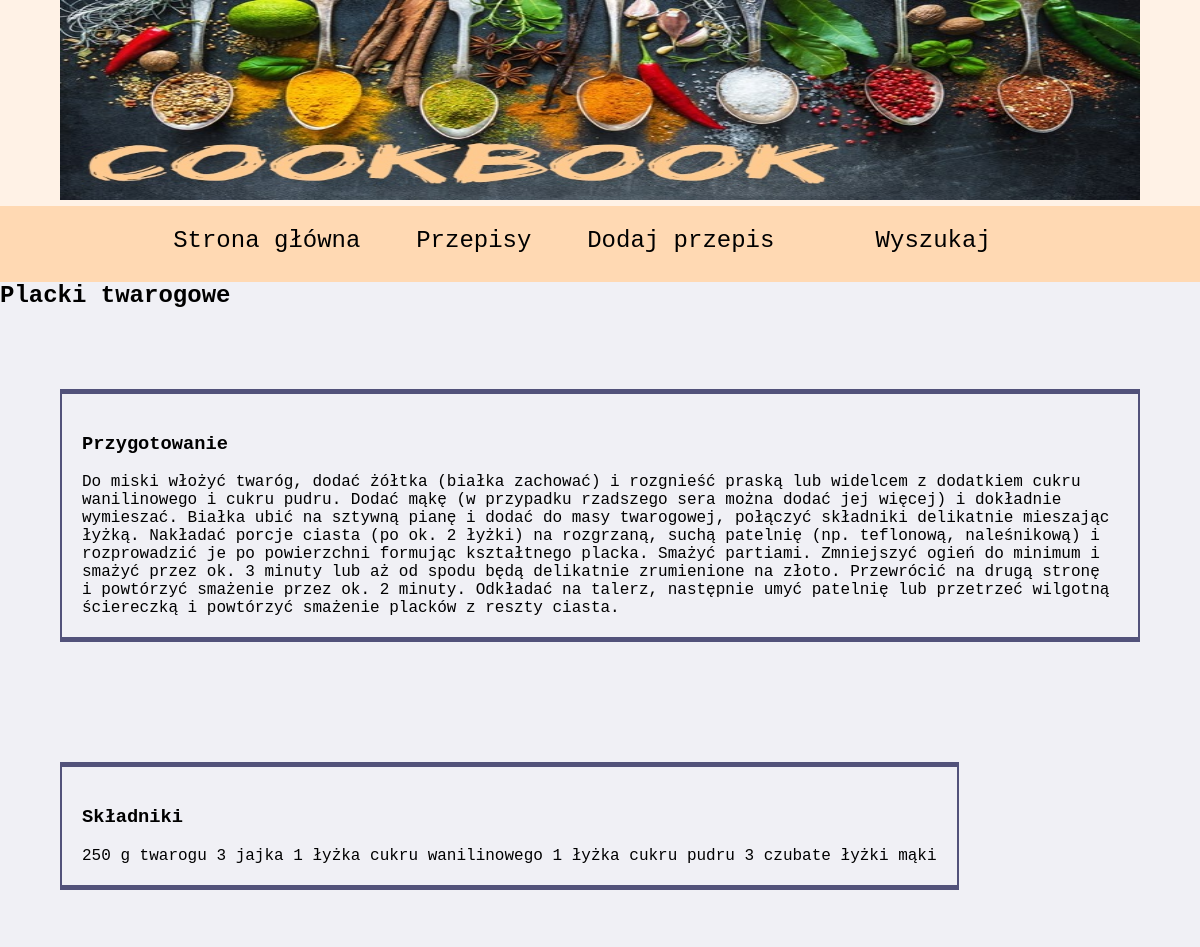
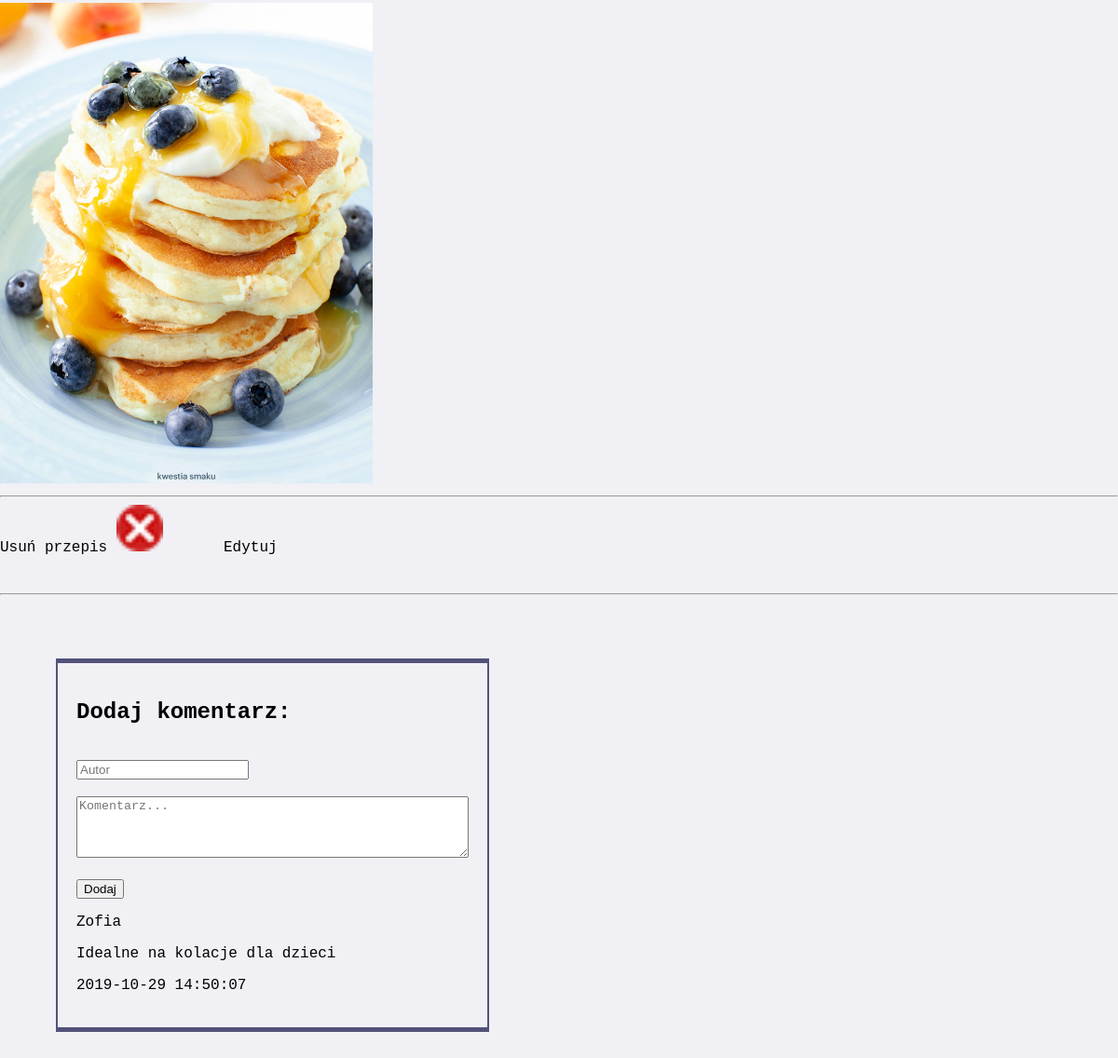
The app's page /post.php?id=14 with its own data (2 pictures, top to bottom).
### tables this page shows
CREATE TABLE `przepis` (
  `id` int(11) UNSIGNED NOT NULL,
  `kategoria` text NOT NULL,
  `nazwa_przepisu` text NOT NULL,
  `przygotowanie` text NOT NULL,
  `skladniki` varchar(1500) NOT NULL,
  `photo` varchar(40) NOT NULL
);

CREATE TABLE `comment` (
  `id` int(10) UNSIGNED NOT NULL,
  `idPrzepisu` int(10) UNSIGNED NOT NULL,
  `nick` varchar(20) NOT NULL,
  `tresc` varchar(1500) NOT NULL,
  `data` timestamp NOT NULL DEFAULT current_timestamp() ON UPDATE current_timestamp()
);

### post.php (the view, shortened to what this page needs)
<!DOCTYPE html>
<html>
<head>
<link rel="stylesheet" href="subpagestyle2.css">
<link rel="stylesheet" href="mainstyle.css">
</head>
<body>
<header>
  <img src="front2.jpg" alt="front" style="height:200px;width:90%;"/>
</header>
<section>
  <nav>
     <a href="index.php">Strona główna</a>
     <div class="dropdown">
  <button class="dropbtn">Przepisy</button>
</div>
      <a href="addRecipe.php">Dodaj przepis</a>
    <a href="wynik.php">Wyszukaj</a>
  </nav>
    <br><br>
<?php
require_once 'connection.php';
@ $id = $_GET["id"];
$conn = new mysqli($servername, $username, $password, $dbname);
$conn->set_charset("utf8");
$sql = "SELECT  * FROM przepis WHERE id=$id";
$result = $conn->query($sql);
if ($result->num_rows > 0) {
    while($row = $result->fetch_assoc()) {
        echo "<h2>". $row['nazwa_przepisu'] ."</h2>";
        echo"<div class='prep'>"."<h3>Przygotowanie</h3>". $row['przygotowanie'] ."</div>";
        echo "<div class='ingridients'>"."<h3>Składniki</h3>". $row['skladniki'] ."</div>";
        if(!empty($row['photo'])){
        echo "<img src='obrazy/".$row['photo']."' width='400'/>";
        echo "<hr>";
        echo "<a href='delete.php?id=".$row["id"]."'>Usuń przepis <img src='delete.png' style='height:50px'/></a>";
        echo "<a href='edit.php?id=".$row["id"]."'>Edytuj</a>";
       echo "<hr>";
        }
    }
 }
        ?>
</section>
    <footer>
<h2>Dodaj komentarz:</h2>
<br/>
<form action="insertComment.php?id=<?php echo $id ?>" method="post">
<input type="text" name="commentFormAuthor" placeholder="Autor" required><br>
<br/>
<textarea rows="4" cols="50" name="commentFormText" placeholder="Komentarz..." required></textarea>
<br><br/>
<button type="submit">Dodaj</button>
</form>
<?php
$sql= "SELECT * FROM comment WHERE idPrzepisu = $id";
$result = $conn->query($sql);
if ($result->num_rows > 0) {
    while($row = $result->fetch_assoc()) {
        echo "<p>". $row["nick"] ."</p>";
        echo "<p>". $row["tresc"] ."</p>";
        echo "<p>". $row["data"] ."</p>";
    }
} else {
    echo "Brak komentarzy";
}
?>
</footer>
</body>
</html>

### subpagestyle2.css (style rules this page uses)
* { box-sizing: border-box; }
body { background-color: #e0e0eb; margin: 5px; font-family: Courier New; }
header { float: left; background-color: #577284; color: white; font-size: 20px; text-align: center; font-family:Courier New; width: 100%; }
.dropbtn { background-color: lightslategray; color: white; padding: 16px; font-size: 16px; border: none; }
.dropdown { position: relative; display: inline-block; }
nav { float: left; width: 100%; height: 50px; font-size: 120%; background: #00284d; padding: 0px; }
.prep { background-color: #f0f0f5; float: left; margin-left: 5%; margin-bottom: 5%; margin-top: 5%; margin-right:5%; padding: 20px; width: auto; border-left: 2px solid #52527a; border-right: 2px solid #52527a; border-top: 5px solid #52527a; border-bottom: 5px solid #52527a; }
.ingridients { background-color: #f0f0f5; float: left; margin-left: 5%; margin-bottom: 5%; margin-top: 5%; margin-right:5%; padding: 20px; width: auto; border-left: 2px solid #52527a; border-right: 2px solid #52527a; border-top: 5px solid #52527a; border-bottom: 5px solid #52527a; }
footer { background-color: #f0f0f5; float: left; margin-left: 5%; margin-bottom: 5%; margin-top: 5%; margin-right:5%; padding: 20px; width: auto; border-left: 2px solid #52527a; border-right: 2px solid #52527a; border-top: 5px solid #52527a; border-bottom: 5px solid #52527a; }

### mainstyle.css (style rules this page uses)
* { box-sizing: border-box; }
body { background-color: #f0f0f5; margin: 0; font-family: Courier New; }
header { float: left; background-color: #fff2e6; color: black; font-size: 20px; text-align: center; font-family:Courier New; width: 100%; }
nav { float: left ; width: 100%; height: 100%; font-size: 150%; background: #ffd9b3; padding: 5px; text-align: center; }
a:link, a:visited { color: black; width: 20%; text-decoration: none; height: 50px; display:inline-block; }
.dropbtn { background-color: #ffd9b3; color: black; padding: 16px; font-size: 100%; border: none; font-family: Courier New; }
.dropdown { position: relative; display: inline-block; font-family: Courier New; }

### records on screen
przepis: nazwa_przepisu "Placki twarogowe", przygotowanie "Do miski włożyć twaróg, dodać żółtka (białka zachować) i rozgnieść praską lub widelcem z dodatkiem cukru wanilinowego i cukru pudru. Dodać mąkę (w przypadku rzadszego sera można dodać jej więcej) i dokładnie wymieszać. Białka ubić na sztywną pianę i dodać do masy twarogowej, połączyć składniki delikatnie mieszając łyżką. Nakładać porcje ciasta (po ok. 2 łyżki) na rozgrzaną, suchą patelnię (np. teflonową, naleśnikową) i rozprowadzić je po powierzchni formując kształtnego placka. Smażyć partiami. Zmniejszyć ogień do minimum i smażyć przez ok. 3 minuty lub aż od spodu będą delikatnie zrumienione na złoto. Przewrócić na drugą stronę i powtórzyć smażenie przez ok. 2 minuty. Odkładać na talerz,…", skladniki "250 g twarogu 3 jajka 1 łyżka cukru wanilinowego 1 łyżka cukru pudru 3 czubate łyżki mąki", photo (picture)
comment: nick "Zofia", tresc "Idealne na kolacje dla dzieci", data "2019-10-29 14:50:07"
